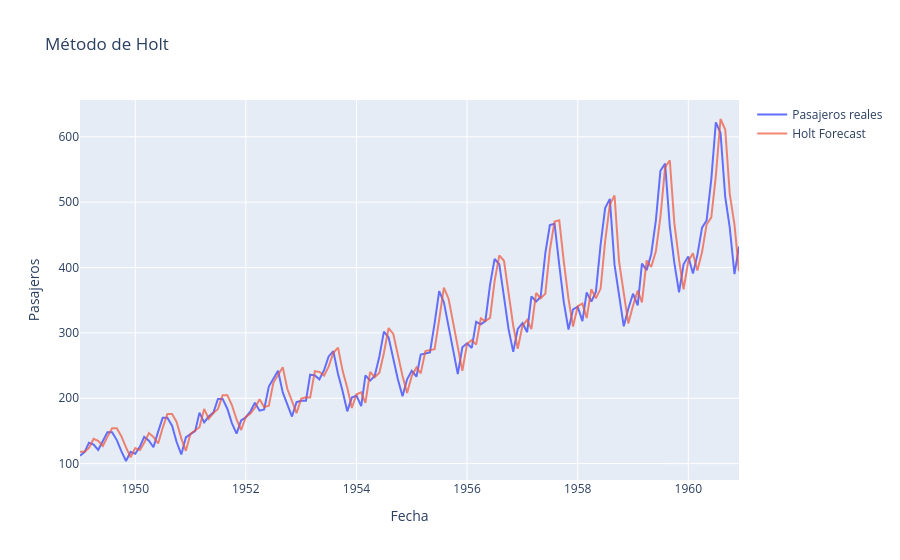

The code cell stored with this chart in its notebook:
### Markdown cell above
### **9.3. Método de Holt:** Extiende la suavización exponencial simple para manejar series con tendencia lineal (aditiva o multiplicativa), pero sin estacionalidad. Utiliza dos parámetros de suavización: uno para el nivel ($\alpha$) y otro para la tendencia ($\beta$).

  **Fundamento matemático:**
  Las fórmulas de recurrencia para el método de Holt (con tendencia aditiva) son:
  Nivel: $$L_t = \alpha Y_t + (1 - \alpha) (L_{t-1} + b_{t-1})$$
  Tendencia: $$b_t = \beta (L_t - L_{t-1}) + (1 - \beta) b_{t-1}$$
  El pronóstico para *h* períodos futuros es: $$F_{t+h} = L_t + h b_t$$
  Donde:
  - $L_t$ es el nivel estimado en el tiempo *t*.
  - $b_t$ es la tendencia estimada en el tiempo *t*.
  - $\alpha$ es el parámetro de suavización del nivel (0 < $\alpha$ < 1).
  - $\beta$ es el parámetro de suavización de la tendencia (0 < $\beta$ < 1).

  **Fundamento estadístico:**
  El método de Holt es equivalente a un modelo ARIMA(0,2,2) cuando se utiliza tendencia aditiva. Permite que el nivel y la tendencia se ajusten a los cambios en la serie.

### Code cell
# TODO: Holt Model
holt_model = Holt(df_ts).fit()
df["Holt"] = holt_model.fittedvalues

# Graficar la serie original y el forecast
fig = go.Figure()
fig.add_trace(go.Scatter(x=df_ts.index, y=df_ts, mode='lines', name='Pasajeros reales'))
fig.add_trace(go.Scatter(x=df["Holt"].index, y=df["Holt"], mode='lines', name='Holt Forecast', opacity=0.7))
fig.update_layout(title="Método de Holt", xaxis_title="Fecha", yaxis_title="Pasajeros")
fig.show()

### Figure 1 — Plotly figure (JSON) as saved in the notebook; plotly's stock layout.template omitted (floating-point values rounded to 4 significant figures; data arrays with more than 128 entries replaced by an {"elided": "..."} marker saying what was removed)
{"data": [{"mode": "lines", "name": "Pasajeros reales", "type": "scatter", "x": {"elided": "144 str values"}, "y": {"elided": "144 int values"}}, {"mode": "lines", "name": "Holt Forecast", "opacity": 0.7, "type": "scatter", "x": {"elided": "144 str values"}, "y": {"elided": "144 float values"}}], "layout": {"title": {"text": "Método de Holt"}, "xaxis": {"title": {"text": "Fecha"}}, "yaxis": {"title": {"text": "Pasajeros"}}}}
